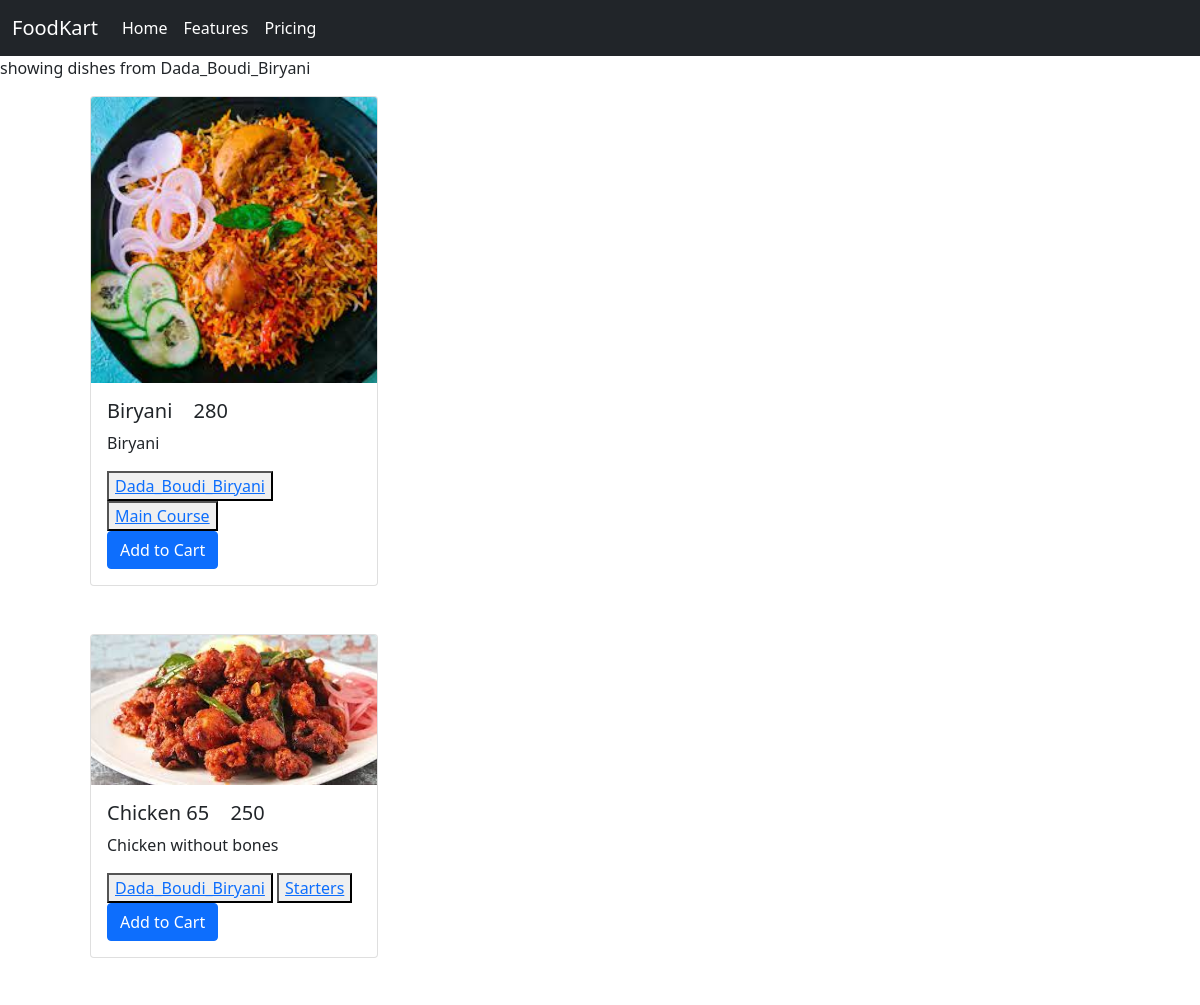
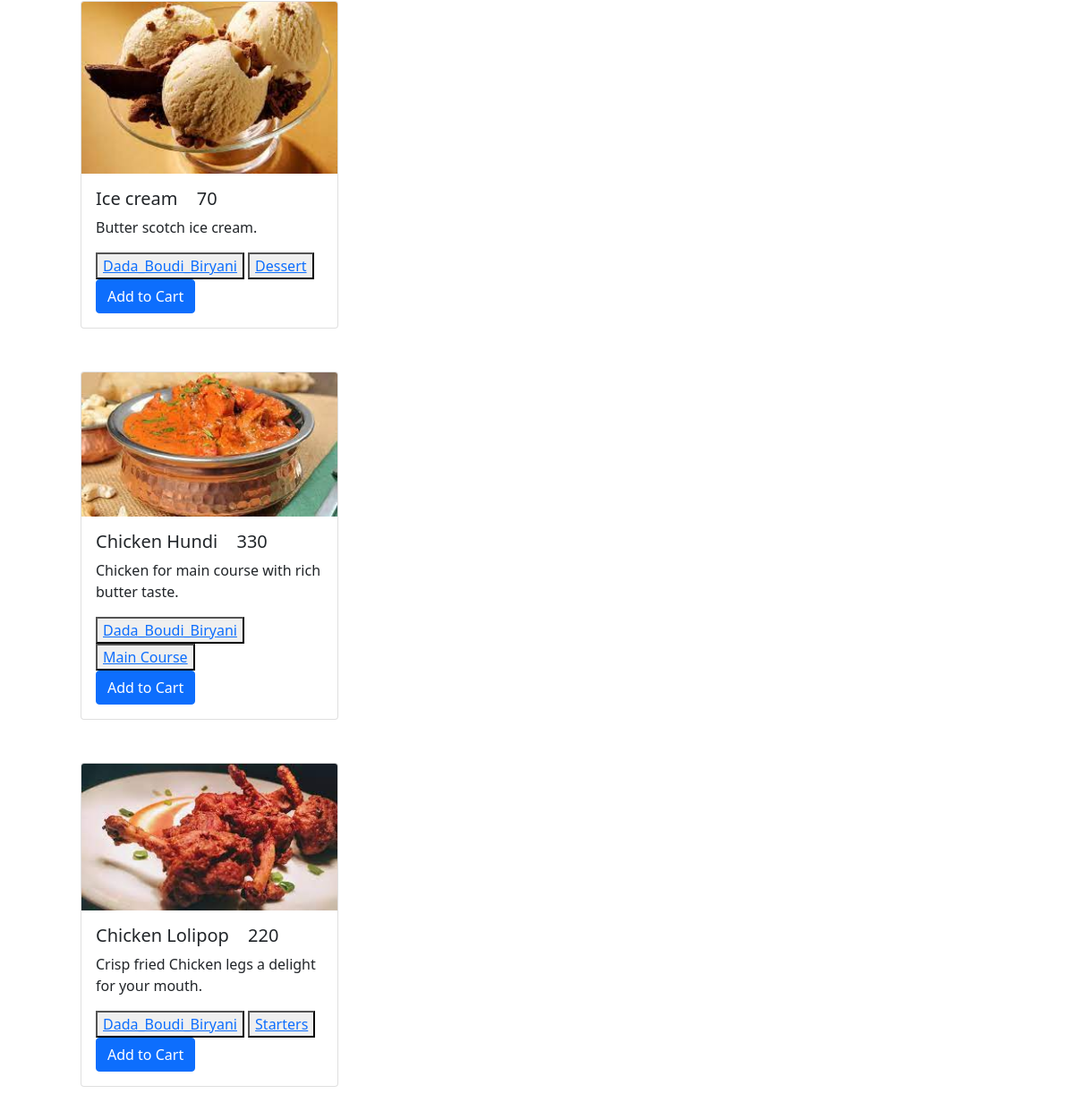
The page /resturant_search/Dada_Boudi_Biryani on the database its author committed (2 pictures, top to bottom).
### menu/models.py (models this page shows, shortened)
class Dish(models.Model):
    id = models.AutoField(primary_key=True)
    name = models.CharField(max_length=200, null = False, blank = False, default = 'newItem')
    description = models.TextField()
    price = models.IntegerField()
    image = models.ImageField(null = False, blank = False)
    tags = models.ForeignKey(Tags, on_delete = models.CASCADE, null = True)
    resturant = models.ForeignKey(Resturant, on_delete = models.CASCADE)

class Tags(models.Model):
    tag = models.CharField(max_length=100)
    id = models.AutoField(primary_key=True)
    def __str__(self):
        return f'{self.tag}'

### menu/views.py (the view)
# urls.py: path('resturant_search/<str:rest>', views.resturant_search, name = 'resturant_search'),
def resturant_search(request, rest):
    dish = []
    for i in Dish.objects.all():
        resturant = str(i.resturant)
        if resturant == rest:
            dish.append(i)
    context = {
        'dish' : dish,
        'resturant' : rest
    }
    return render(request, 'menu/index.html', context = context)

### Templates/menu/index.html (shortened to what this page needs)
{%load static%}
<!DOCTYPE html>
<html lang="en">
<head>
    <link href="https://cdn.jsdelivr.net/npm/bootstrap@5.1.3/dist/css/bootstrap.min.css" rel="stylesheet"
>
</head>
<body>
    <nav class="navbar navbar-expand-lg bg-dark ">
        <div class="container-fluid">
          <a class="navbar-brand text-white" href="{% url 'index' %}">FoodKart</a>
          <div class="collapse navbar-collapse" id="navbarNav">
            <ul class="navbar-nav">
              <li class="nav-item">
                <a class="nav-link active text-white" aria-current="page" href="#">Home</a>
              </li>
              <li class="nav-item">
                <a class="nav-link text-white" href="#">Features</a>
              </li>
              <li class="nav-item">
                <a class="nav-link text-white" href="#">Pricing</a>
              </li>
            </ul>
          </div>
        </div>
      </nav>
      {%if resturant or tag%}
        <p>showing dishes from {{resturant}} {{tag}}</p>
      {%endif%}
    {%for i in dish%}
    <div class="container">
    <div class="card mx-5" style="width: 18rem;">
        <img src="{{i.image.url}}" class="card-img-top" alt="...">
        <div class="card-body">
          <h5 class="card-title">{{i.name}} <span class="mx-3">{{i.price}}</span></h5>
          <p class="card-text">{{i.description}}</p>
          <button ><a href="{% url 'resturant_search' i.resturant%}">{{i.resturant}}</a></button>
          <button ><a href="{% url 'tag_search' i.tags%}">{{i.tags}}</a></button>
          <br>
          <a href="#" class="btn btn-primary">Add to Cart</a>
        </div>
      </div>
    </div>
      <br><br>
    {%endfor%}
</body>
</html>

### rows shown on the page
Dish: image (picture), name "Biryani", price "280", description "Biryani", resturant "Dada_Boudi_Biryani", tags "Main Course"
Dish: image (picture), name "Chicken 65", price "250", description "Chicken without bones", resturant "Dada_Boudi_Biryani", tags "Starters"
Dish: image (picture), name "Ice cream", price "70", description "Butter scotch ice cream.", resturant "Dada_Boudi_Biryani", tags "Dessert"
Dish: image (picture), name "Chicken Hundi", price "330", description "Chicken for main course with rich butter taste.", resturant "Dada_Boudi_Biryani", tags "Main Course"
Dish: image (picture), name "Chicken Lolipop", price "220", description "Crisp fried Chicken legs a delight for your mouth.", resturant "Dada_Boudi_Biryani", tags "Starters"

### other values the page prints
{{ resturant }} "Dada_Boudi_Biryani"
